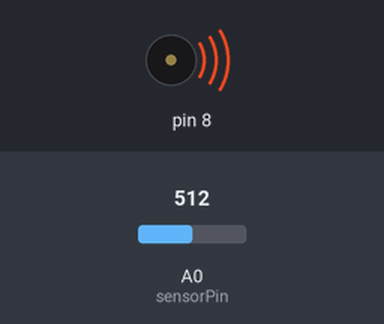
The sketch below on a simulated Arduino Uno, built with avr-gcc and run on an emulated ATmega328P. On the bench: buzzer (waves = sounding). The inputs (shaded band) are chosen by the test bench; at power-on: A0 (sensorPin) = 512. What the sketch prints to the serial monitor is not drawn.

Above: at 1.2 s.
1.3 s: A0 (sensorPin) set to 536
At 2.5 s:
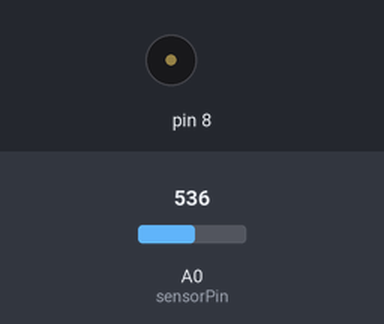
2.8 s: A0 (sensorPin) set to 511
At 3.9 s:
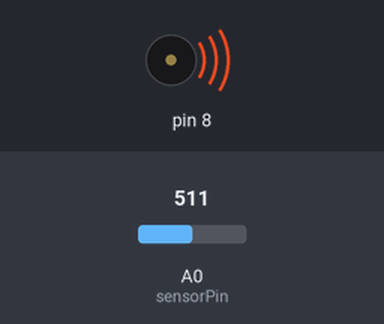
5.8 s: A0 (sensorPin) set to 530
At 6.1 s:
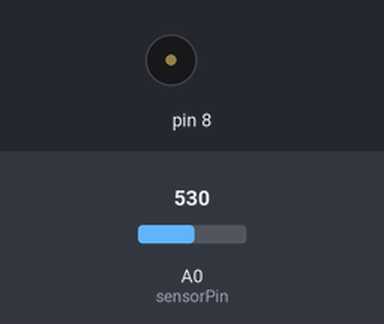
Timing chart, 0 to 8.8 s (numbered marks = the images above; inputs shaded):
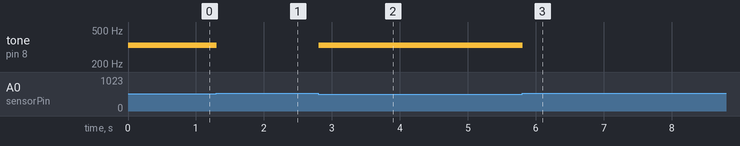

Measured:
- the behaviour switches between 520 and 521 on A0 (sensorPin) (found by bisection; images 0 and 1)
- after the input at 1.3 s, tone on pin 8: 330 Hz → silent at once
- after the input at 2.8 s, tone on pin 8: silent → 330 Hz at once
- after the input at 5.8 s, tone on pin 8: 330 Hz → silent at once

The sketch:

Task7.ino
```cpp
void setup(){
  Serial.begin(9600);
}

void loop(){
  const int sensorPin = A0;
  int sensorVal = analogRead(sensorPin);

  int notes[] = {262, 294, 330, 349};
  Serial.print("\t");
  Serial.print(sensorVal);

  if(sensorVal<=1023 && sensorVal>1020){
    tone(8, notes[0]);
  }
  else if(sensorVal<=1004 && sensorVal>1000){
    tone(8, notes[1]);
  }
  else if(sensorVal<=520 && sensorVal>500){
    tone(8, notes[2]);
  }
  else if(sensorVal<=20 && sensorVal>0){
    tone(8, notes[3]);
  }
  else{
    noTone(8);
  }
  delay(10);
}
```
